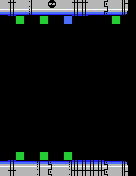

The image is a tile-based game level rendered from a .tmx file. Its description and complete source (layers, tilesets, objects, tile grids) follow:
An orthogonal 17x22 tile map with 8x8 px tiles, 1 tile layer (Tile Layer 1).

<map version="1.2" tiledversion="1.3.2" orientation="orthogonal" renderorder="right-down" compressionlevel="0" width="17" height="22" tilewidth="8" tileheight="8" infinite="0" nextlayerid="2" nextobjectid="1">
 <tileset firstgid="1" name="moai-tiles" tilewidth="8" tileheight="8" tilecount="256" columns="16">
  <image source="tech-tiles.png" width="128" height="128" />
 </tileset>
 <layer id="1" name="Tile Layer 1" width="17" height="22">
  <data encoding="csv">
12,14,12,13,12,12,241,12,12,14,14,12,12,15,12,16,1,
86,88,86,87,86,86,86,86,86,88,88,86,86,89,86,90,1,
1,1,256,1,1,256,1,1,255,1,1,1,1,1,256,1,1,
1,1,1,1,1,1,1,1,1,1,1,1,1,1,1,1,1,
1,1,1,1,1,1,1,1,1,1,1,1,1,1,1,1,1,
1,1,1,1,1,1,1,1,1,1,1,1,1,1,1,1,1,
1,1,1,1,1,1,1,1,1,1,1,1,1,1,1,1,1,
1,1,1,1,1,1,1,1,1,1,1,1,1,1,1,1,1,
1,1,1,1,1,1,1,1,1,1,1,1,1,1,1,1,1,
1,1,1,1,1,1,1,1,1,1,1,1,1,1,1,1,1,
1,1,1,1,1,1,1,1,1,1,1,1,1,1,1,1,1,
1,1,1,1,1,1,1,1,1,1,1,1,1,1,1,1,1,
1,1,1,1,1,1,1,1,1,1,1,1,1,1,1,1,1,
1,1,1,1,1,1,1,1,1,1,1,1,1,1,1,1,1,
1,1,1,1,1,1,1,1,1,1,1,1,1,1,1,1,1,
1,1,1,1,1,1,1,1,1,1,1,1,1,1,1,1,1,
1,1,1,1,1,1,1,1,1,1,1,1,1,1,1,1,1,
1,1,1,1,1,1,1,1,1,1,1,1,1,1,1,1,1,
1,1,1,1,1,1,1,1,1,1,1,1,1,1,1,1,1,
1,1,256,1,1,256,1,1,256,1,1,1,1,1,1,1,1,
6,8,6,6,7,6,9,6,7,8,8,8,8,9,6,10,1,
12,14,12,12,13,12,15,12,13,14,14,14,14,15,12,16,1
</data>
 </layer>
</map>
